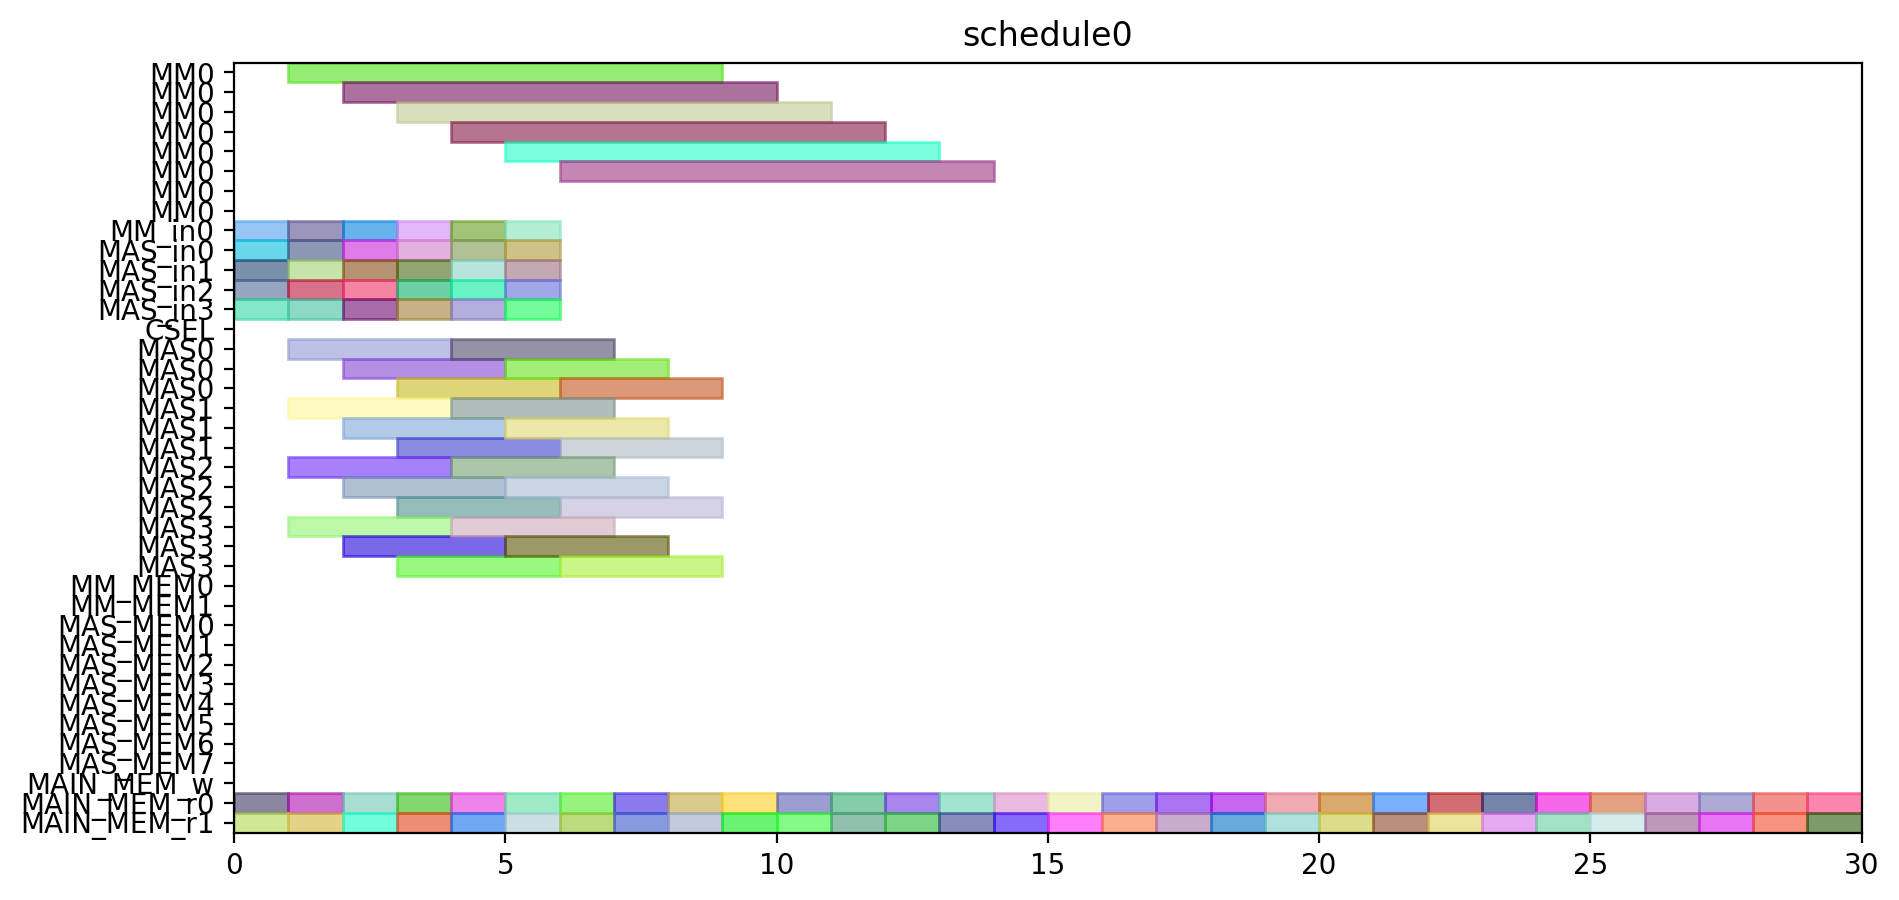

Write the Python code that produced this figure.
from pyschedule import Scenario, solvers, plotters, alt


def solve():
	horizon = 149
	S = Scenario("schedule0", horizon=horizon)

	# resource
	MM = S.Resources('MM', num=1, size=8)
	MM_in = S.Resources('MM_in', num=1)
	MAS_in = S.Resources('MAS_in', num=4)
	CSEL = S.Resource('CSEL')
	MAS = S.Resources('MAS', num=4, size=3, periods=range(1, horizon))
	MM_MEM = S.Resources('MM_MEM', num=2)
	MAS_MEM = S.Resources('MAS_MEM', num=8)
	MAIN_MEM_w = S.Resource('MAIN_MEM_w', size=1)
	MAIN_MEM_r = S.Resources('MAIN_MEM_r', num=2)

	# result of previous scheduling

	# new tasks
	d_t0_a1_0 = S.Task('d_t0_a1_0', length=3, delay_cost=1)
	d_t0_a1_0 += alt(MAS)
	d_t0_a1_0_in = S.Task('d_t0_a1_0_in', length=1, delay_cost=1)
	d_t0_a1_0_in += alt(MAS_in)
	S += d_t0_a1_0_in*MAS_in[0]<=d_t0_a1_0*MAS[0]

	S += d_t0_a1_0_in*MAS_in[1]<=d_t0_a1_0*MAS[1]

	S += d_t0_a1_0_in*MAS_in[2]<=d_t0_a1_0*MAS[2]

	S += d_t0_a1_0_in*MAS_in[3]<=d_t0_a1_0*MAS[3]

	d_t0_a1_0_mem0 = S.Task('d_t0_a1_0_mem0', length=1, delay_cost=1)
	d_t0_a1_0_mem0 += MAIN_MEM_r[0]
	d_t0_a1_0_mem1 = S.Task('d_t0_a1_0_mem1', length=1, delay_cost=1)
	d_t0_a1_0_mem1 += MAIN_MEM_r[1]
	d_t0_a1_1 = S.Task('d_t0_a1_1', length=3, delay_cost=1)
	d_t0_a1_1 += alt(MAS)
	d_t0_a1_1_in = S.Task('d_t0_a1_1_in', length=1, delay_cost=1)
	d_t0_a1_1_in += alt(MAS_in)
	S += d_t0_a1_1_in*MAS_in[0]<=d_t0_a1_1*MAS[0]

	S += d_t0_a1_1_in*MAS_in[1]<=d_t0_a1_1*MAS[1]

	S += d_t0_a1_1_in*MAS_in[2]<=d_t0_a1_1*MAS[2]

	S += d_t0_a1_1_in*MAS_in[3]<=d_t0_a1_1*MAS[3]

	d_t0_a1_1_mem0 = S.Task('d_t0_a1_1_mem0', length=1, delay_cost=1)
	d_t0_a1_1_mem0 += MAIN_MEM_r[0]
	d_t0_a1_1_mem1 = S.Task('d_t0_a1_1_mem1', length=1, delay_cost=1)
	d_t0_a1_1_mem1 += MAIN_MEM_r[1]
	d_t0_t10 = S.Task('d_t0_t10', length=3, delay_cost=1)
	d_t0_t10 += alt(MAS)
	d_t0_t10_in = S.Task('d_t0_t10_in', length=1, delay_cost=1)
	d_t0_t10_in += alt(MAS_in)
	S += d_t0_t10_in*MAS_in[0]<=d_t0_t10*MAS[0]

	S += d_t0_t10_in*MAS_in[1]<=d_t0_t10*MAS[1]

	S += d_t0_t10_in*MAS_in[2]<=d_t0_t10*MAS[2]

	S += d_t0_t10_in*MAS_in[3]<=d_t0_t10*MAS[3]

	d_t0_t10_mem0 = S.Task('d_t0_t10_mem0', length=1, delay_cost=1)
	d_t0_t10_mem0 += MAIN_MEM_r[0]
	d_t0_t10_mem1 = S.Task('d_t0_t10_mem1', length=1, delay_cost=1)
	d_t0_t10_mem1 += MAIN_MEM_r[1]
	d_t0_t11 = S.Task('d_t0_t11', length=3, delay_cost=1)
	d_t0_t11 += alt(MAS)
	d_t0_t11_in = S.Task('d_t0_t11_in', length=1, delay_cost=1)
	d_t0_t11_in += alt(MAS_in)
	S += d_t0_t11_in*MAS_in[0]<=d_t0_t11*MAS[0]

	S += d_t0_t11_in*MAS_in[1]<=d_t0_t11*MAS[1]

	S += d_t0_t11_in*MAS_in[2]<=d_t0_t11*MAS[2]

	S += d_t0_t11_in*MAS_in[3]<=d_t0_t11*MAS[3]

	d_t0_t11_mem0 = S.Task('d_t0_t11_mem0', length=1, delay_cost=1)
	d_t0_t11_mem0 += MAIN_MEM_r[0]
	d_t0_t11_mem1 = S.Task('d_t0_t11_mem1', length=1, delay_cost=1)
	d_t0_t11_mem1 += MAIN_MEM_r[1]
	d_t0_t3_t0 = S.Task('d_t0_t3_t0', length=8, delay_cost=1)
	d_t0_t3_t0 += alt(MM)
	d_t0_t3_t0_in = S.Task('d_t0_t3_t0_in', length=1, delay_cost=1)
	d_t0_t3_t0_in += alt(MM_in)
	S += d_t0_t3_t0_in*MM_in[0]<=d_t0_t3_t0*MM[0]

	d_t0_t3_t0_mem0 = S.Task('d_t0_t3_t0_mem0', length=1, delay_cost=1)
	d_t0_t3_t0_mem0 += MAIN_MEM_r[0]
	d_t0_t3_t0_mem1 = S.Task('d_t0_t3_t0_mem1', length=1, delay_cost=1)
	d_t0_t3_t0_mem1 += MAIN_MEM_r[1]
	d_t0_t3_t1 = S.Task('d_t0_t3_t1', length=8, delay_cost=1)
	d_t0_t3_t1 += alt(MM)
	d_t0_t3_t1_in = S.Task('d_t0_t3_t1_in', length=1, delay_cost=1)
	d_t0_t3_t1_in += alt(MM_in)
	S += d_t0_t3_t1_in*MM_in[0]<=d_t0_t3_t1*MM[0]

	d_t0_t3_t1_mem0 = S.Task('d_t0_t3_t1_mem0', length=1, delay_cost=1)
	d_t0_t3_t1_mem0 += MAIN_MEM_r[0]
	d_t0_t3_t1_mem1 = S.Task('d_t0_t3_t1_mem1', length=1, delay_cost=1)
	d_t0_t3_t1_mem1 += MAIN_MEM_r[1]
	d_t0_t3_t2 = S.Task('d_t0_t3_t2', length=3, delay_cost=1)
	d_t0_t3_t2 += alt(MAS)
	d_t0_t3_t2_in = S.Task('d_t0_t3_t2_in', length=1, delay_cost=1)
	d_t0_t3_t2_in += alt(MAS_in)
	S += d_t0_t3_t2_in*MAS_in[0]<=d_t0_t3_t2*MAS[0]

	S += d_t0_t3_t2_in*MAS_in[1]<=d_t0_t3_t2*MAS[1]

	S += d_t0_t3_t2_in*MAS_in[2]<=d_t0_t3_t2*MAS[2]

	S += d_t0_t3_t2_in*MAS_in[3]<=d_t0_t3_t2*MAS[3]

	d_t0_t3_t2_mem0 = S.Task('d_t0_t3_t2_mem0', length=1, delay_cost=1)
	d_t0_t3_t2_mem0 += MAIN_MEM_r[0]
	d_t0_t3_t2_mem1 = S.Task('d_t0_t3_t2_mem1', length=1, delay_cost=1)
	d_t0_t3_t2_mem1 += MAIN_MEM_r[1]
	d_t0_t3_t3 = S.Task('d_t0_t3_t3', length=3, delay_cost=1)
	d_t0_t3_t3 += alt(MAS)
	d_t0_t3_t3_in = S.Task('d_t0_t3_t3_in', length=1, delay_cost=1)
	d_t0_t3_t3_in += alt(MAS_in)
	S += d_t0_t3_t3_in*MAS_in[0]<=d_t0_t3_t3*MAS[0]

	S += d_t0_t3_t3_in*MAS_in[1]<=d_t0_t3_t3*MAS[1]

	S += d_t0_t3_t3_in*MAS_in[2]<=d_t0_t3_t3*MAS[2]

	S += d_t0_t3_t3_in*MAS_in[3]<=d_t0_t3_t3*MAS[3]

	d_t0_t3_t3_mem0 = S.Task('d_t0_t3_t3_mem0', length=1, delay_cost=1)
	d_t0_t3_t3_mem0 += MAIN_MEM_r[0]
	d_t0_t3_t3_mem1 = S.Task('d_t0_t3_t3_mem1', length=1, delay_cost=1)
	d_t0_t3_t3_mem1 += MAIN_MEM_r[1]
	d_t1_a1_0 = S.Task('d_t1_a1_0', length=3, delay_cost=1)
	d_t1_a1_0 += alt(MAS)
	d_t1_a1_0_in = S.Task('d_t1_a1_0_in', length=1, delay_cost=1)
	d_t1_a1_0_in += alt(MAS_in)
	S += d_t1_a1_0_in*MAS_in[0]<=d_t1_a1_0*MAS[0]

	S += d_t1_a1_0_in*MAS_in[1]<=d_t1_a1_0*MAS[1]

	S += d_t1_a1_0_in*MAS_in[2]<=d_t1_a1_0*MAS[2]

	S += d_t1_a1_0_in*MAS_in[3]<=d_t1_a1_0*MAS[3]

	d_t1_a1_0_mem0 = S.Task('d_t1_a1_0_mem0', length=1, delay_cost=1)
	d_t1_a1_0_mem0 += MAIN_MEM_r[0]
	d_t1_a1_0_mem1 = S.Task('d_t1_a1_0_mem1', length=1, delay_cost=1)
	d_t1_a1_0_mem1 += MAIN_MEM_r[1]
	d_t1_a1_1 = S.Task('d_t1_a1_1', length=3, delay_cost=1)
	d_t1_a1_1 += alt(MAS)
	d_t1_a1_1_in = S.Task('d_t1_a1_1_in', length=1, delay_cost=1)
	d_t1_a1_1_in += alt(MAS_in)
	S += d_t1_a1_1_in*MAS_in[0]<=d_t1_a1_1*MAS[0]

	S += d_t1_a1_1_in*MAS_in[1]<=d_t1_a1_1*MAS[1]

	S += d_t1_a1_1_in*MAS_in[2]<=d_t1_a1_1*MAS[2]

	S += d_t1_a1_1_in*MAS_in[3]<=d_t1_a1_1*MAS[3]

	d_t1_a1_1_mem0 = S.Task('d_t1_a1_1_mem0', length=1, delay_cost=1)
	d_t1_a1_1_mem0 += MAIN_MEM_r[0]
	d_t1_a1_1_mem1 = S.Task('d_t1_a1_1_mem1', length=1, delay_cost=1)
	d_t1_a1_1_mem1 += MAIN_MEM_r[1]
	d_t1_t10 = S.Task('d_t1_t10', length=3, delay_cost=1)
	d_t1_t10 += alt(MAS)
	d_t1_t10_in = S.Task('d_t1_t10_in', length=1, delay_cost=1)
	d_t1_t10_in += alt(MAS_in)
	S += d_t1_t10_in*MAS_in[0]<=d_t1_t10*MAS[0]

	S += d_t1_t10_in*MAS_in[1]<=d_t1_t10*MAS[1]

	S += d_t1_t10_in*MAS_in[2]<=d_t1_t10*MAS[2]

	S += d_t1_t10_in*MAS_in[3]<=d_t1_t10*MAS[3]

	d_t1_t10_mem0 = S.Task('d_t1_t10_mem0', length=1, delay_cost=1)
	d_t1_t10_mem0 += MAIN_MEM_r[0]
	d_t1_t10_mem1 = S.Task('d_t1_t10_mem1', length=1, delay_cost=1)
	d_t1_t10_mem1 += MAIN_MEM_r[1]
	d_t1_t11 = S.Task('d_t1_t11', length=3, delay_cost=1)
	d_t1_t11 += alt(MAS)
	d_t1_t11_in = S.Task('d_t1_t11_in', length=1, delay_cost=1)
	d_t1_t11_in += alt(MAS_in)
	S += d_t1_t11_in*MAS_in[0]<=d_t1_t11*MAS[0]

	S += d_t1_t11_in*MAS_in[1]<=d_t1_t11*MAS[1]

	S += d_t1_t11_in*MAS_in[2]<=d_t1_t11*MAS[2]

	S += d_t1_t11_in*MAS_in[3]<=d_t1_t11*MAS[3]

	d_t1_t11_mem0 = S.Task('d_t1_t11_mem0', length=1, delay_cost=1)
	d_t1_t11_mem0 += MAIN_MEM_r[0]
	d_t1_t11_mem1 = S.Task('d_t1_t11_mem1', length=1, delay_cost=1)
	d_t1_t11_mem1 += MAIN_MEM_r[1]
	d_t1_t3_t0 = S.Task('d_t1_t3_t0', length=8, delay_cost=1)
	d_t1_t3_t0 += alt(MM)
	d_t1_t3_t0_in = S.Task('d_t1_t3_t0_in', length=1, delay_cost=1)
	d_t1_t3_t0_in += alt(MM_in)
	S += d_t1_t3_t0_in*MM_in[0]<=d_t1_t3_t0*MM[0]

	d_t1_t3_t0_mem0 = S.Task('d_t1_t3_t0_mem0', length=1, delay_cost=1)
	d_t1_t3_t0_mem0 += MAIN_MEM_r[0]
	d_t1_t3_t0_mem1 = S.Task('d_t1_t3_t0_mem1', length=1, delay_cost=1)
	d_t1_t3_t0_mem1 += MAIN_MEM_r[1]
	d_t1_t3_t1 = S.Task('d_t1_t3_t1', length=8, delay_cost=1)
	d_t1_t3_t1 += alt(MM)
	d_t1_t3_t1_in = S.Task('d_t1_t3_t1_in', length=1, delay_cost=1)
	d_t1_t3_t1_in += alt(MM_in)
	S += d_t1_t3_t1_in*MM_in[0]<=d_t1_t3_t1*MM[0]

	d_t1_t3_t1_mem0 = S.Task('d_t1_t3_t1_mem0', length=1, delay_cost=1)
	d_t1_t3_t1_mem0 += MAIN_MEM_r[0]
	d_t1_t3_t1_mem1 = S.Task('d_t1_t3_t1_mem1', length=1, delay_cost=1)
	d_t1_t3_t1_mem1 += MAIN_MEM_r[1]
	d_t1_t3_t2 = S.Task('d_t1_t3_t2', length=3, delay_cost=1)
	d_t1_t3_t2 += alt(MAS)
	d_t1_t3_t2_in = S.Task('d_t1_t3_t2_in', length=1, delay_cost=1)
	d_t1_t3_t2_in += alt(MAS_in)
	S += d_t1_t3_t2_in*MAS_in[0]<=d_t1_t3_t2*MAS[0]

	S += d_t1_t3_t2_in*MAS_in[1]<=d_t1_t3_t2*MAS[1]

	S += d_t1_t3_t2_in*MAS_in[2]<=d_t1_t3_t2*MAS[2]

	S += d_t1_t3_t2_in*MAS_in[3]<=d_t1_t3_t2*MAS[3]

	d_t1_t3_t2_mem0 = S.Task('d_t1_t3_t2_mem0', length=1, delay_cost=1)
	d_t1_t3_t2_mem0 += MAIN_MEM_r[0]
	d_t1_t3_t2_mem1 = S.Task('d_t1_t3_t2_mem1', length=1, delay_cost=1)
	d_t1_t3_t2_mem1 += MAIN_MEM_r[1]
	d_t1_t3_t3 = S.Task('d_t1_t3_t3', length=3, delay_cost=1)
	d_t1_t3_t3 += alt(MAS)
	d_t1_t3_t3_in = S.Task('d_t1_t3_t3_in', length=1, delay_cost=1)
	d_t1_t3_t3_in += alt(MAS_in)
	S += d_t1_t3_t3_in*MAS_in[0]<=d_t1_t3_t3*MAS[0]

	S += d_t1_t3_t3_in*MAS_in[1]<=d_t1_t3_t3*MAS[1]

	S += d_t1_t3_t3_in*MAS_in[2]<=d_t1_t3_t3*MAS[2]

	S += d_t1_t3_t3_in*MAS_in[3]<=d_t1_t3_t3*MAS[3]

	d_t1_t3_t3_mem0 = S.Task('d_t1_t3_t3_mem0', length=1, delay_cost=1)
	d_t1_t3_t3_mem0 += MAIN_MEM_r[0]
	d_t1_t3_t3_mem1 = S.Task('d_t1_t3_t3_mem1', length=1, delay_cost=1)
	d_t1_t3_t3_mem1 += MAIN_MEM_r[1]
	d_t2_a1_0 = S.Task('d_t2_a1_0', length=3, delay_cost=1)
	d_t2_a1_0 += alt(MAS)
	d_t2_a1_0_in = S.Task('d_t2_a1_0_in', length=1, delay_cost=1)
	d_t2_a1_0_in += alt(MAS_in)
	S += d_t2_a1_0_in*MAS_in[0]<=d_t2_a1_0*MAS[0]

	S += d_t2_a1_0_in*MAS_in[1]<=d_t2_a1_0*MAS[1]

	S += d_t2_a1_0_in*MAS_in[2]<=d_t2_a1_0*MAS[2]

	S += d_t2_a1_0_in*MAS_in[3]<=d_t2_a1_0*MAS[3]

	d_t2_a1_0_mem0 = S.Task('d_t2_a1_0_mem0', length=1, delay_cost=1)
	d_t2_a1_0_mem0 += MAIN_MEM_r[0]
	d_t2_a1_0_mem1 = S.Task('d_t2_a1_0_mem1', length=1, delay_cost=1)
	d_t2_a1_0_mem1 += MAIN_MEM_r[1]
	d_t2_a1_1 = S.Task('d_t2_a1_1', length=3, delay_cost=1)
	d_t2_a1_1 += alt(MAS)
	d_t2_a1_1_in = S.Task('d_t2_a1_1_in', length=1, delay_cost=1)
	d_t2_a1_1_in += alt(MAS_in)
	S += d_t2_a1_1_in*MAS_in[0]<=d_t2_a1_1*MAS[0]

	S += d_t2_a1_1_in*MAS_in[1]<=d_t2_a1_1*MAS[1]

	S += d_t2_a1_1_in*MAS_in[2]<=d_t2_a1_1*MAS[2]

	S += d_t2_a1_1_in*MAS_in[3]<=d_t2_a1_1*MAS[3]

	d_t2_a1_1_mem0 = S.Task('d_t2_a1_1_mem0', length=1, delay_cost=1)
	d_t2_a1_1_mem0 += MAIN_MEM_r[0]
	d_t2_a1_1_mem1 = S.Task('d_t2_a1_1_mem1', length=1, delay_cost=1)
	d_t2_a1_1_mem1 += MAIN_MEM_r[1]
	d_t2_t10 = S.Task('d_t2_t10', length=3, delay_cost=1)
	d_t2_t10 += alt(MAS)
	d_t2_t10_in = S.Task('d_t2_t10_in', length=1, delay_cost=1)
	d_t2_t10_in += alt(MAS_in)
	S += d_t2_t10_in*MAS_in[0]<=d_t2_t10*MAS[0]

	S += d_t2_t10_in*MAS_in[1]<=d_t2_t10*MAS[1]

	S += d_t2_t10_in*MAS_in[2]<=d_t2_t10*MAS[2]

	S += d_t2_t10_in*MAS_in[3]<=d_t2_t10*MAS[3]

	d_t2_t10_mem0 = S.Task('d_t2_t10_mem0', length=1, delay_cost=1)
	d_t2_t10_mem0 += MAIN_MEM_r[0]
	d_t2_t10_mem1 = S.Task('d_t2_t10_mem1', length=1, delay_cost=1)
	d_t2_t10_mem1 += MAIN_MEM_r[1]
	d_t2_t11 = S.Task('d_t2_t11', length=3, delay_cost=1)
	d_t2_t11 += alt(MAS)
	d_t2_t11_in = S.Task('d_t2_t11_in', length=1, delay_cost=1)
	d_t2_t11_in += alt(MAS_in)
	S += d_t2_t11_in*MAS_in[0]<=d_t2_t11*MAS[0]

	S += d_t2_t11_in*MAS_in[1]<=d_t2_t11*MAS[1]

	S += d_t2_t11_in*MAS_in[2]<=d_t2_t11*MAS[2]

	S += d_t2_t11_in*MAS_in[3]<=d_t2_t11*MAS[3]

	d_t2_t11_mem0 = S.Task('d_t2_t11_mem0', length=1, delay_cost=1)
	d_t2_t11_mem0 += MAIN_MEM_r[0]
	d_t2_t11_mem1 = S.Task('d_t2_t11_mem1', length=1, delay_cost=1)
	d_t2_t11_mem1 += MAIN_MEM_r[1]
	d_t2_t3_t0 = S.Task('d_t2_t3_t0', length=8, delay_cost=1)
	d_t2_t3_t0 += alt(MM)
	d_t2_t3_t0_in = S.Task('d_t2_t3_t0_in', length=1, delay_cost=1)
	d_t2_t3_t0_in += alt(MM_in)
	S += d_t2_t3_t0_in*MM_in[0]<=d_t2_t3_t0*MM[0]

	d_t2_t3_t0_mem0 = S.Task('d_t2_t3_t0_mem0', length=1, delay_cost=1)
	d_t2_t3_t0_mem0 += MAIN_MEM_r[0]
	d_t2_t3_t0_mem1 = S.Task('d_t2_t3_t0_mem1', length=1, delay_cost=1)
	d_t2_t3_t0_mem1 += MAIN_MEM_r[1]
	d_t2_t3_t1 = S.Task('d_t2_t3_t1', length=8, delay_cost=1)
	d_t2_t3_t1 += alt(MM)
	d_t2_t3_t1_in = S.Task('d_t2_t3_t1_in', length=1, delay_cost=1)
	d_t2_t3_t1_in += alt(MM_in)
	S += d_t2_t3_t1_in*MM_in[0]<=d_t2_t3_t1*MM[0]

	d_t2_t3_t1_mem0 = S.Task('d_t2_t3_t1_mem0', length=1, delay_cost=1)
	d_t2_t3_t1_mem0 += MAIN_MEM_r[0]
	d_t2_t3_t1_mem1 = S.Task('d_t2_t3_t1_mem1', length=1, delay_cost=1)
	d_t2_t3_t1_mem1 += MAIN_MEM_r[1]
	d_t2_t3_t2 = S.Task('d_t2_t3_t2', length=3, delay_cost=1)
	d_t2_t3_t2 += alt(MAS)
	d_t2_t3_t2_in = S.Task('d_t2_t3_t2_in', length=1, delay_cost=1)
	d_t2_t3_t2_in += alt(MAS_in)
	S += d_t2_t3_t2_in*MAS_in[0]<=d_t2_t3_t2*MAS[0]

	S += d_t2_t3_t2_in*MAS_in[1]<=d_t2_t3_t2*MAS[1]

	S += d_t2_t3_t2_in*MAS_in[2]<=d_t2_t3_t2*MAS[2]

	S += d_t2_t3_t2_in*MAS_in[3]<=d_t2_t3_t2*MAS[3]

	d_t2_t3_t2_mem0 = S.Task('d_t2_t3_t2_mem0', length=1, delay_cost=1)
	d_t2_t3_t2_mem0 += MAIN_MEM_r[0]
	d_t2_t3_t2_mem1 = S.Task('d_t2_t3_t2_mem1', length=1, delay_cost=1)
	d_t2_t3_t2_mem1 += MAIN_MEM_r[1]
	d_t2_t3_t3 = S.Task('d_t2_t3_t3', length=3, delay_cost=1)
	d_t2_t3_t3 += alt(MAS)
	d_t2_t3_t3_in = S.Task('d_t2_t3_t3_in', length=1, delay_cost=1)
	d_t2_t3_t3_in += alt(MAS_in)
	S += d_t2_t3_t3_in*MAS_in[0]<=d_t2_t3_t3*MAS[0]

	S += d_t2_t3_t3_in*MAS_in[1]<=d_t2_t3_t3*MAS[1]

	S += d_t2_t3_t3_in*MAS_in[2]<=d_t2_t3_t3*MAS[2]

	S += d_t2_t3_t3_in*MAS_in[3]<=d_t2_t3_t3*MAS[3]

	d_t2_t3_t3_mem0 = S.Task('d_t2_t3_t3_mem0', length=1, delay_cost=1)
	d_t2_t3_t3_mem0 += MAIN_MEM_r[0]
	d_t2_t3_t3_mem1 = S.Task('d_t2_t3_t3_mem1', length=1, delay_cost=1)
	d_t2_t3_t3_mem1 += MAIN_MEM_r[1]
	d_t3000 = S.Task('d_t3000', length=3, delay_cost=1)
	d_t3000 += alt(MAS)
	d_t3000_in = S.Task('d_t3000_in', length=1, delay_cost=1)
	d_t3000_in += alt(MAS_in)
	S += d_t3000_in*MAS_in[0]<=d_t3000*MAS[0]

	S += d_t3000_in*MAS_in[1]<=d_t3000*MAS[1]

	S += d_t3000_in*MAS_in[2]<=d_t3000*MAS[2]

	S += d_t3000_in*MAS_in[3]<=d_t3000*MAS[3]

	d_t3000_mem0 = S.Task('d_t3000_mem0', length=1, delay_cost=1)
	d_t3000_mem0 += MAIN_MEM_r[0]
	d_t3000_mem1 = S.Task('d_t3000_mem1', length=1, delay_cost=1)
	d_t3000_mem1 += MAIN_MEM_r[1]
	d_t3001 = S.Task('d_t3001', length=3, delay_cost=1)
	d_t3001 += alt(MAS)
	d_t3001_in = S.Task('d_t3001_in', length=1, delay_cost=1)
	d_t3001_in += alt(MAS_in)
	S += d_t3001_in*MAS_in[0]<=d_t3001*MAS[0]

	S += d_t3001_in*MAS_in[1]<=d_t3001*MAS[1]

	S += d_t3001_in*MAS_in[2]<=d_t3001*MAS[2]

	S += d_t3001_in*MAS_in[3]<=d_t3001*MAS[3]

	d_t3001_mem0 = S.Task('d_t3001_mem0', length=1, delay_cost=1)
	d_t3001_mem0 += MAIN_MEM_r[0]
	d_t3001_mem1 = S.Task('d_t3001_mem1', length=1, delay_cost=1)
	d_t3001_mem1 += MAIN_MEM_r[1]
	d_t3010 = S.Task('d_t3010', length=3, delay_cost=1)
	d_t3010 += alt(MAS)
	d_t3010_in = S.Task('d_t3010_in', length=1, delay_cost=1)
	d_t3010_in += alt(MAS_in)
	S += d_t3010_in*MAS_in[0]<=d_t3010*MAS[0]

	S += d_t3010_in*MAS_in[1]<=d_t3010*MAS[1]

	S += d_t3010_in*MAS_in[2]<=d_t3010*MAS[2]

	S += d_t3010_in*MAS_in[3]<=d_t3010*MAS[3]

	d_t3010_mem0 = S.Task('d_t3010_mem0', length=1, delay_cost=1)
	d_t3010_mem0 += MAIN_MEM_r[0]
	d_t3010_mem1 = S.Task('d_t3010_mem1', length=1, delay_cost=1)
	d_t3010_mem1 += MAIN_MEM_r[1]
	d_t3011 = S.Task('d_t3011', length=3, delay_cost=1)
	d_t3011 += alt(MAS)
	d_t3011_in = S.Task('d_t3011_in', length=1, delay_cost=1)
	d_t3011_in += alt(MAS_in)
	S += d_t3011_in*MAS_in[0]<=d_t3011*MAS[0]

	S += d_t3011_in*MAS_in[1]<=d_t3011*MAS[1]

	S += d_t3011_in*MAS_in[2]<=d_t3011*MAS[2]

	S += d_t3011_in*MAS_in[3]<=d_t3011*MAS[3]

	d_t3011_mem0 = S.Task('d_t3011_mem0', length=1, delay_cost=1)
	d_t3011_mem0 += MAIN_MEM_r[0]
	d_t3011_mem1 = S.Task('d_t3011_mem1', length=1, delay_cost=1)
	d_t3011_mem1 += MAIN_MEM_r[1]
	d_t4000 = S.Task('d_t4000', length=3, delay_cost=1)
	d_t4000 += alt(MAS)
	d_t4000_in = S.Task('d_t4000_in', length=1, delay_cost=1)
	d_t4000_in += alt(MAS_in)
	S += d_t4000_in*MAS_in[0]<=d_t4000*MAS[0]

	S += d_t4000_in*MAS_in[1]<=d_t4000*MAS[1]

	S += d_t4000_in*MAS_in[2]<=d_t4000*MAS[2]

	S += d_t4000_in*MAS_in[3]<=d_t4000*MAS[3]

	d_t4000_mem0 = S.Task('d_t4000_mem0', length=1, delay_cost=1)
	d_t4000_mem0 += MAIN_MEM_r[0]
	d_t4000_mem1 = S.Task('d_t4000_mem1', length=1, delay_cost=1)
	d_t4000_mem1 += MAIN_MEM_r[1]
	d_t4001 = S.Task('d_t4001', length=3, delay_cost=1)
	d_t4001 += alt(MAS)
	d_t4001_in = S.Task('d_t4001_in', length=1, delay_cost=1)
	d_t4001_in += alt(MAS_in)
	S += d_t4001_in*MAS_in[0]<=d_t4001*MAS[0]

	S += d_t4001_in*MAS_in[1]<=d_t4001*MAS[1]

	S += d_t4001_in*MAS_in[2]<=d_t4001*MAS[2]

	S += d_t4001_in*MAS_in[3]<=d_t4001*MAS[3]

	d_t4001_mem0 = S.Task('d_t4001_mem0', length=1, delay_cost=1)
	d_t4001_mem0 += MAIN_MEM_r[0]
	d_t4001_mem1 = S.Task('d_t4001_mem1', length=1, delay_cost=1)
	d_t4001_mem1 += MAIN_MEM_r[1]
	solvers.mip.solve(S,msg=1,kind='CPLEX',ratio_gap=1.01)

	solution = [['hoge']*len(S.solution()[1]) for i in range(len(S.solution()))]
	for i in range(len(S.solution())):
		for j in range(len(S.solution()[i])):
			solution[i][j]=str(S.solution()[i][j])
	print(solution)

	cycles = int(solution[-1][3])

	pic_file_name = "/home/mfukuda/ABE/multiRAM_multiMAS_16mux/scheduling_result/stage8MM1_stage3MAS4/FP12_LADDERMUL/schedule0.png"
	if(S.solution() != []):
		plotters.matplotlib.plot(S,img_filename=pic_file_name, show_task_labels=False, fig_size=(cycles*0.25+3, 5))

	return solution
